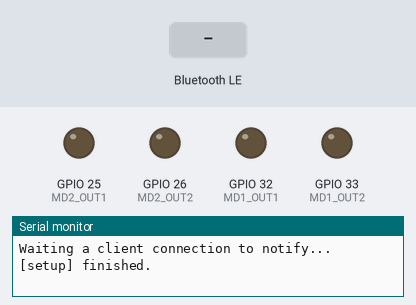
Bench run of a program on a simulated ESP32. Shown: output pins drawn as LEDs (lit = HIGH), the last lines printed to the serial monitor. Inputs (shaded band) come from the test bench. Nothing arrives over Bluetooth unless stated; a phone connects over Bluetooth LE 3 s after start.

Above: at 4.2 s.
4.3 s: Bluetooth LE write "State: 1" received
At 4.8 s:
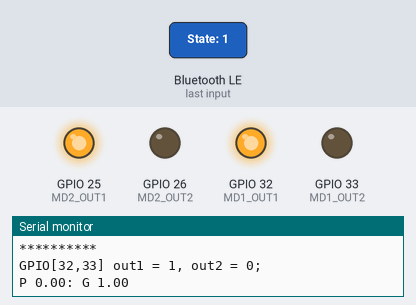
5.8 s: Bluetooth LE write "State: 2" received
At 7.0 s:
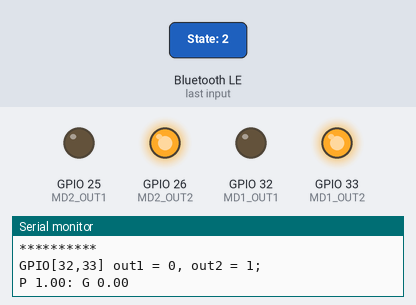
7.3 s: Bluetooth LE write "State: 3" received
At 8.3 s:
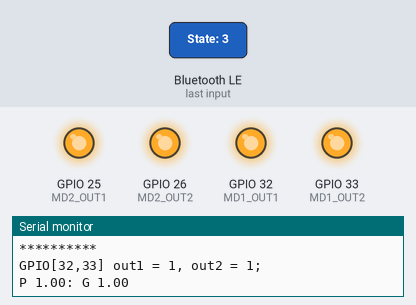
8.8 s: Bluetooth LE write "State: 0" received
At 9.5 s:
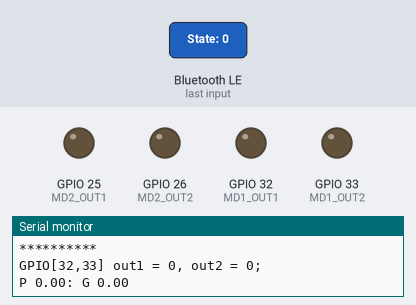
Timing chart, 0 to 11.3 s (numbered marks = the images above; inputs shaded):
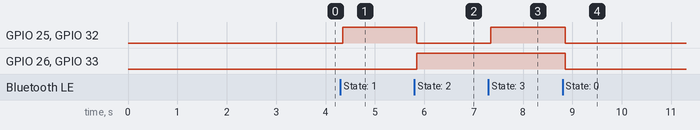

The program:

main.cpp
```cpp
#include <Arduino.h>

#include "main.h"
#include "ble.h"

void setup()
{
  delay(3000);
  Serial.begin(115200);

  SetUpBLE();

  Serial.println("[setup] finished.");
}

void loop()
{
  UpdateBLEConnection();
}
```

ble.cpp
```cpp
#include <Arduino.h>

#include <BLEDevice.h>
#include <BLEServer.h>
#include <BLEUtils.h>
#include <BLE2902.h>

#include "ble.h"

BLEServer *pServer = NULL;
BLECharacteristic *pCharacteristic = NULL;
bool deviceConnected = false;
bool oldDeviceConnected = false;

// See the following for generating UUIDs:
// https://www.uuidgenerator.net/
#define SERVICE_UUID "63b803e2-9201-47ee-968b-1405602a1b8e"
#define CHARACTERISTIC_UUID "46bfca8b-b8d8-40b1-87e7-c22116324c01"

#define MD1_OUT1 32 //GPIO #32
#define MD1_OUT2 33 //GPIO #33
#define MD2_OUT1 25 //GPIO #25
#define MD2_OUT2 26 //GPIO #26

char buf[100];

class MyServerCallbacks : public BLEServerCallbacks
{
private:
    void onConnect(BLEServer *pServer)
    {
        deviceConnected = true;
        BLEDevice::startAdvertising();
    };

    void onDisconnect(BLEServer *pServer)
    {
        deviceConnected = false;
    }
};

class MyCallbacks : public BLECharacteristicCallbacks
{
private:
    void onWrite(BLECharacteristic *pCharacteristic)
    {
        std::string value_raw = pCharacteristic->getValue();
        std::string delimiter = ",";
        std::string value = value_raw.substr(0, value_raw.find(delimiter));

        if (value.length() > 0)
        {

            Serial.println("**********");

            if (value == "State: 0")
            {
                sprintf(buf, "GPIO[%d,%d] out1 = 0, out2 = 0;", MD1_OUT1, MD1_OUT2);
                Serial.println(buf);
                sprintf(buf, "P %3.2f: G %3.2f", 0.0, 0.0);
                Serial.println(buf);
                digitalWrite(MD1_OUT1, LOW);
                digitalWrite(MD1_OUT2, LOW);
                digitalWrite(MD2_OUT1, LOW);
                digitalWrite(MD2_OUT2, LOW);
            }
            else if (value == "State: 1")
            {
                sprintf(buf, "GPIO[%d,%d] out1 = 1, out2 = 0;", MD1_OUT1, MD1_OUT2);
                Serial.println(buf);
                sprintf(buf, "P %3.2f: G %3.2f", 0.0, 1.0);
                Serial.println(buf);
                digitalWrite(MD1_OUT1, HIGH);
                digitalWrite(MD1_OUT2, LOW);
                digitalWrite(MD2_OUT1, HIGH);
                digitalWrite(MD2_OUT2, LOW);
            }
            else if (value == "State: 2")
            {
                sprintf(buf, "GPIO[%d,%d] out1 = 0, out2 = 1;", MD1_OUT1, MD1_OUT2);
                Serial.println(buf);
                sprintf(buf, "P %3.2f: G %3.2f", 1.0, 0.0);
                Serial.println(buf);
                digitalWrite(MD1_OUT1, LOW);
                digitalWrite(MD1_OUT2, HIGH);
                digitalWrite(MD2_OUT1, LOW);
                digitalWrite(MD2_OUT2, HIGH);
            }
            else if (value == "State: 3")
            {
                sprintf(buf, "GPIO[%d,%d] out1 = 1, out2 = 1;", MD1_OUT1, MD1_OUT2);
                Serial.println(buf);
                sprintf(buf, "P %3.2f: G %3.2f", 1.0, 1.0);
                Serial.println(buf);
                digitalWrite(MD1_OUT1, HIGH);
                digitalWrite(MD1_OUT2, HIGH);
                digitalWrite(MD2_OUT1, HIGH);
                digitalWrite(MD2_OUT2, HIGH);
            }
            else
            {
                for (int i = 0; i < value.length(); i++)
                {
                    Serial.print(value[i]);
                }
            }
        }
    }
};

void SetUpBLE()
{
    // Setup Pins
    pinMode(MD1_OUT1, OUTPUT);
    pinMode(MD1_OUT2, OUTPUT);
    pinMode(MD2_OUT1, OUTPUT);
    pinMode(MD2_OUT2, OUTPUT);

    // Create the BLE Device
    BLEDevice::init("ESP32 GET NOTI FROM DEVICE");

    // Create the BLE Server
    pServer = BLEDevice::createServer();
    pServer->setCallbacks(new MyServerCallbacks());

    // Create the BLE Service
    BLEService *pService = pServer->createService(SERVICE_UUID);

    // Create a BLE Characteristic
    pCharacteristic = pService->createCharacteristic(
        CHARACTERISTIC_UUID,
        BLECharacteristic::PROPERTY_READ |
            BLECharacteristic::PROPERTY_WRITE |
            BLECharacteristic::PROPERTY_NOTIFY |
            BLECharacteristic::PROPERTY_INDICATE);

    pCharacteristic->setCallbacks(new MyCallbacks());

    // https://www.bluetooth.com/specifications/gatt/viewer?attributeXmlFile=org.bluetooth.descriptor.gatt.client_characteristic_configuration.xml
    // Create a BLE Descriptor
    pCharacteristic->addDescriptor(new BLE2902());

    // Start the service
    pService->start();

    // Start advertising
    BLEAdvertising *pAdvertising = BLEDevice::getAdvertising();
    pAdvertising->addServiceUUID(SERVICE_UUID);
    pAdvertising->setScanResponse(false);
    pAdvertising->setMinPreferred(0x0); // set value to 0x00 to not advertise this parameter
    BLEDevice::startAdvertising();
    Serial.println("Waiting a client connection to notify...");
}

void UpdateBLEConnection()
{
    // disconnecting
    if (!deviceConnected && oldDeviceConnected)
    {
        delay(500);                  // give the bluetooth stack the chance to get things ready
        pServer->startAdvertising(); // restart advertising
        Serial.println("start advertising");
        oldDeviceConnected = deviceConnected;
    }
    // connecting
    if (deviceConnected && !oldDeviceConnected)
    {
        // do stuff here on connecting
        oldDeviceConnected = deviceConnected;
    }
}
```

ble.h
```cpp
#ifndef BLE_H_
#define BLE_H_

extern void SetUpBLE();
extern void UpdateBLEConnection();

#endif
```

main.h
```cpp
#ifndef MAIN_H_
#define MAIN_H_

#endif
```

Measured:
- after the input at 4.3 s, GPIO 25 (MD2_OUT1), GPIO 32 (MD1_OUT1): LOW → HIGH after 0.05 s
- after the input at 5.8 s, GPIO 25 (MD2_OUT1), GPIO 32 (MD1_OUT1): HIGH → LOW after 0.05 s; GPIO 26 (MD2_OUT2), GPIO 33 (MD1_OUT2): LOW → HIGH after 0.05 s
- after the input at 7.3 s, GPIO 25 (MD2_OUT1), GPIO 32 (MD1_OUT1): LOW → HIGH after 0.05 s
- after the input at 8.8 s, GPIO 25 (MD2_OUT1), GPIO 26 (MD2_OUT2), GPIO 32 (MD1_OUT1), GPIO 33 (MD1_OUT2): HIGH → LOW after 0.05 s
